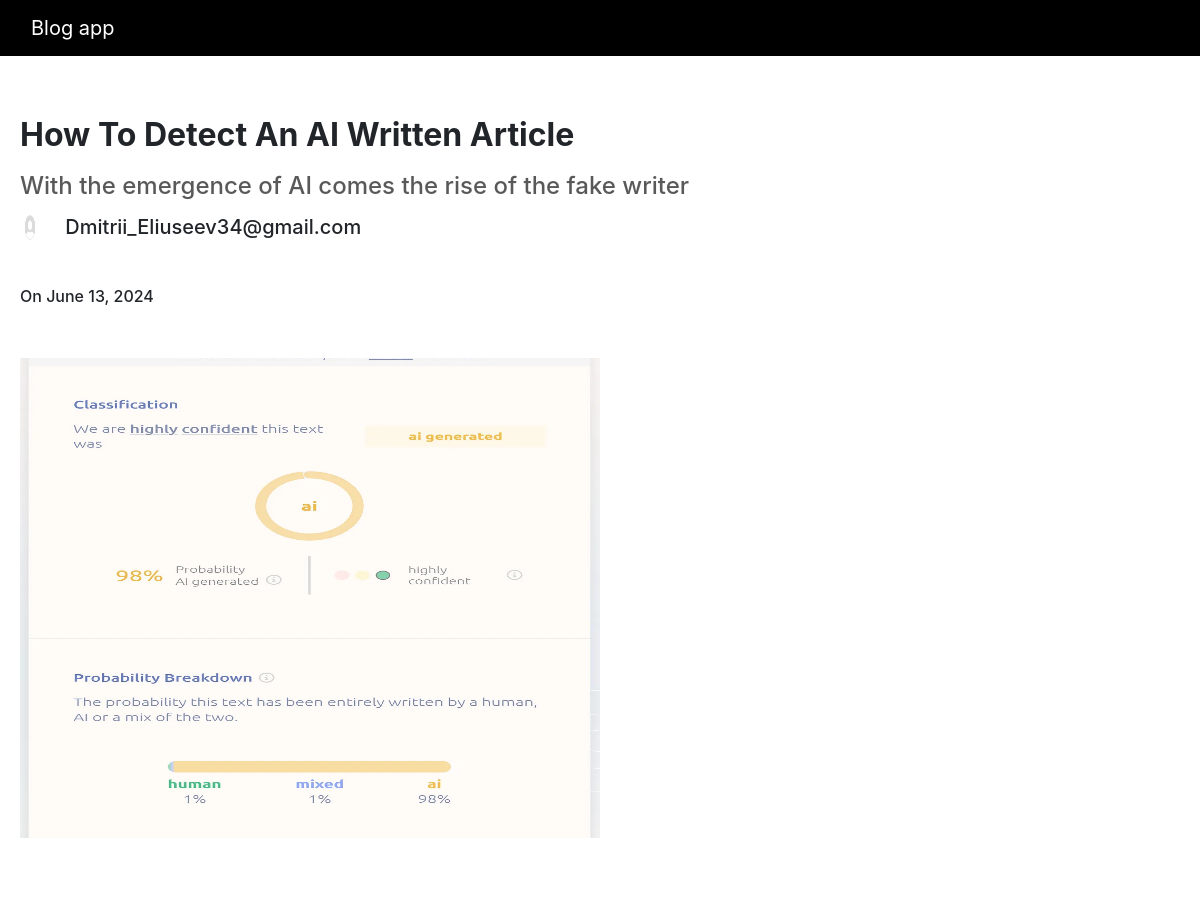
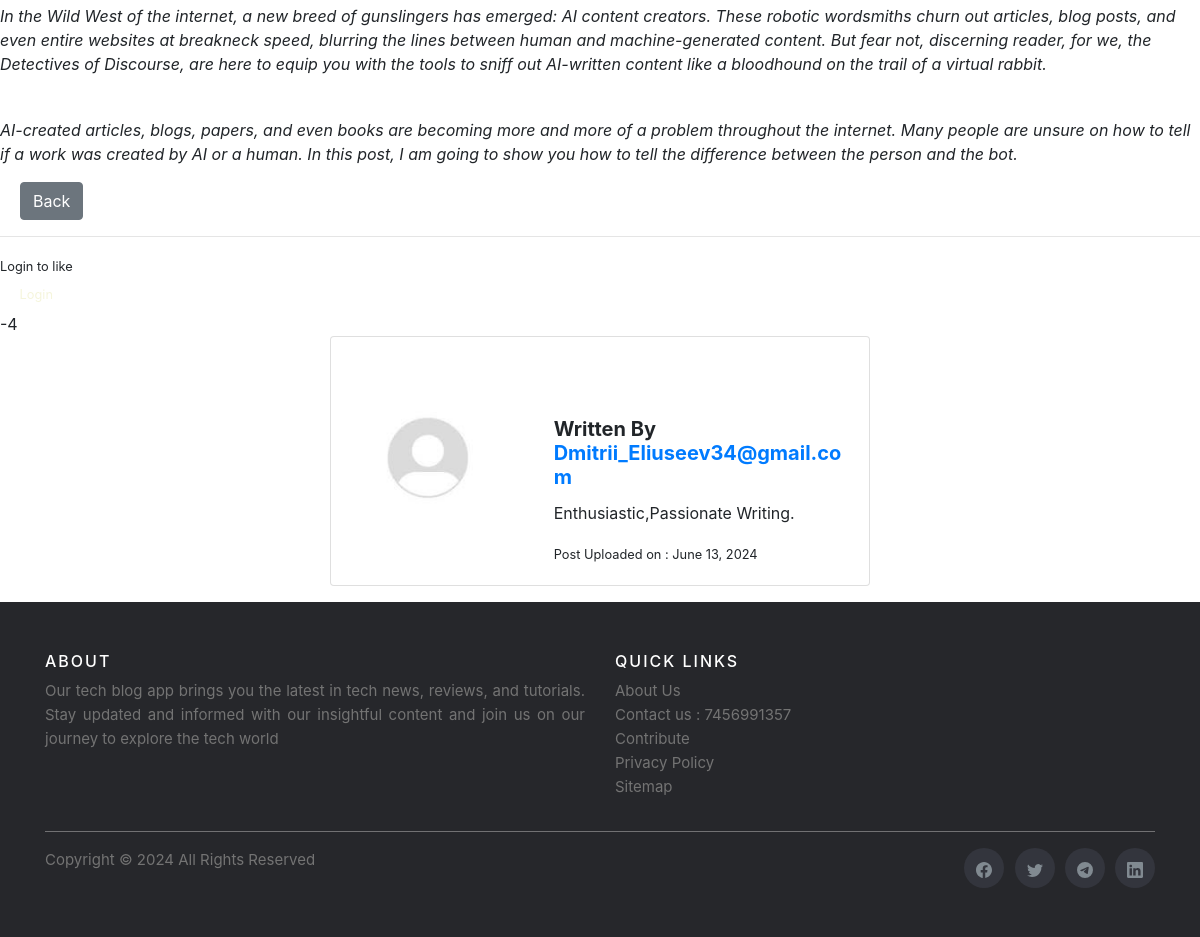
Screenshot of /article/45 with the database file from the repository (2 pictures, top to bottom).
### Blogapp/models.py (models this page shows, shortened)
class Post(models.Model):
    title=models.CharField(max_length=255)
    title_tag=models.CharField(max_length=255)
    header_image=models.ImageField(null=True,blank=True,upload_to="images/")
    author=models.ForeignKey(User,on_delete=models.CASCADE)
    body=HTMLField()
    post_date=models.DateField(auto_now_add=True)
    category=models.CharField(max_length=255,default='Technology')
    likes=models.ManyToManyField(User,related_name='blog_post')
    snippet=models.TextField()
    def total_likes(self):
        return self.likes.count()

class Profile(models.Model):
    user=models.OneToOneField(User,null=True,on_delete=models.CASCADE)
    bio=models.TextField(max_length=255)
    profile_pic=models.ImageField(null=True,blank=True,upload_to="images/profile/")
    facebook=models.CharField(max_length=255,null=True,blank=True)
    Instagram=models.CharField(max_length=255,null=True,blank=True)
    twitter=models.CharField(max_length=255,null=True,blank=True)

### Blogapp/views.py (the view)
# urls.py: path('article/<int:pk>',ArticleDetail.as_view(),name='article_detail'),
class ArticleDetail(DetailView):
    model=Post
    template_name="article_details.html"
    def get_context_data(self, *args,**kwargs):
        like=get_object_or_404(Post,id=self.kwargs['pk'])
        liked=False
        if like.likes.filter(id=self.request.user.id).exists():
            liked=True
        cat_menu=Category.objects.all()
        context= super(ArticleDetail,self).get_context_data(*args,**kwargs)
        context["cat_menu"]=cat_menu
        context['total_likes']=like.total_likes()
        context['liked']=liked
        return context

### Blogapp/templates/article_details.html (shortened to what this page needs)
{% extends 'base.html' %}
{% load static %}
        {% block content %}
           <div id="content_of_post">
                  <h2 style="padding-left: 20px; padding-top: 30px;"><strong>{{post.title}}</strong></h2>
                  <h4 style="padding-left: 20px; padding-top: 10px; color: rgba(10, 9, 9, 0.676);" >{{post.snippet}}</h4>
                  <small>
                  <h5 style="padding-left: 20px; padding-bottom: 30px;">
                     {% if post.author.profile.profile_pic %}
                     <img src="{{post.author.profile.profile_pic.url}}" height="40" width="40" style="border-radius: 50%; ">
                     {% else %}
                     <img src="/static/images/download.jpg" height="40" width="40" style="border-radius: 50%; padding-right: 20px;">
                     {% endif %}
                     {{post.author}}</h5>
                  <h6 style="padding-left: 20px;">On {{post.post_date}} </h6>
                  </small>
                  <br>
                  {% if post.header_image %}
                     <div id="left-image-content">
                     <img src="{{post.header_image.url}}" style=" padding-left:20px; padding-top: 20px;" width="600"  height="500">
                     </div>
                     <div id="right-article-content">
                        <p style="padding-left: 20px; padding-top: 30px;">{{post.body|safe}}</p>
                     </div>
                  {% else %}
                     <p style="padding-left: 20px; padding-top: 30px;">{{post.body}}</p>
                  {% endif %}
                   <a href="{% url 'home' %}"  class ="btn btn-secondary" style="margin-left: 20px;">Back</a>
                  <br>
                  <hr>
                  {% if user.is_authenticated %}
                     <form action="{% url 'postlike' post.pk %}" method="POST" class="like-form">
                        {% csrf_token %}
                        {% if liked %}
                        <button type="submit"  name="post_id" value="{{post.id}}" class="btn btn-danger btn-sm">
                         <svg xmlns="http://www.w3.org/2000/svg" width="16" height="16" fill="currentColor" class="bi bi-hand-thumbs-down" viewBox="0 0 16 16">
                            <path d="M8.864 15.674c-.956.24-1.843-.484-1.908-1.42-.072-1.05-.23-2.015-.428-2.59-.125-.36-.479-1.012-1.04-1.638-.557-.624-1.282-1.179-2.131-1.41C2.685 8.432 2 7.85 2 7V3c0-.845.682-1.464 1.448-1.546 1.07-.113 1.564-.415 2.068-.723l.048-.029c.272-.166.578-.349.97-.484C6.931.08 7.395 0 8 0h3.5c.937 0 1.599.478 1.934 1.064.164.287.254.607.254.913 0 .152-.023.312-.077.464.201.262.38.577.488.9.11.33.172.762.004 1.15.069.13.12.268.159.403.077.27.113.567.113.856s-.036.586-.113.856c-.035.12-.08.244-.138.363.394.571.418 1.2.234 1.733-.206.592-.682 1.1-1.2 1.272-.847.283-1.803.276-2.516.211a10 10 0 0 1-.443-.05 9.36 9.36 0 0 1-.062 4.51c-.138.508-.55.848-1.012.964zM11.5 1H8c-.51 0-.863.068-1.14.163-.281.097-.506.229-.776.393l-.04.025c-.555.338-1.198.73-2.49.868-.333.035-.554.29-.554.55V7c0 .255.226.543.62.65 1.095.3 1.977.997 2.614 1.709.635.71 1.064 1.475 1.238 1.977.243.7.407 1.768.482 2.85.025.362.36.595.667.518l.262-.065c.16-.04.258-.144.288-.255a8.34 8.34 0 0 0-.145-4.726.5.5 0 0 1 .595-.643h.003l.014.004.058.013a9 9 0 0 0 1.036.157c.663.06 1.457.054 2.11-.163.175-.059.45-.301.57-.651.107-.308.087-.67-.266-1.021L12.793 7l.353-.354c.043-.042.105-.14.154-.315.048-.167.075-.37.075-.581s-.027-.414-.075-.581c-.05-.174-.111-.273-.154-.315l-.353-.354.353-.354c.047-.047.109-.176.005-.488a2.2 2.2 0 0 0-.505-.804l-.353-.354.353-.354c.006-.005.041-.05.041-.17a.9.9 0 0 0-.121-.415C12.4 1.272 12.063 1 11.5 1"/>
                          </svg>
                        </button> - {{total_likes}} Likes
                        {% else %}
                           <button type="submit" name="post_id" value="{{post.id}}" class="btn btn-primary btn-sm">
                            <svg xmlns="http://www.w3.org/2000/svg" width="16" height="16" fill="currentColor" class="bi bi-hand-thumbs-up" viewBox="0 0 16 16">
                               <path d="M8.864.046C7.908-.193 7.02.53 6.956 1.466c-.072 1.051-.23 2.016-.428 2.59-.125.36-.479 1.013-1.04 1.639-.557.623-1.282 1.178-2.131 1.41C2.685 7.288 2 7.87 2 8.72v4.001c0 .845.682 1.464 1.448 1.545 1.07.114 1.564.415 2.068.723l.048.03c.272.165.578.348.97.484.397.136.861.217 1.466.217h3.5c.937 0 1.599-.477 1.934-1.064a1.86 1.86 0 0 0 .254-.912c0-.152-.023-.312-.077-.464.201-.263.38-.578.488-.901.11-.33.172-.762.004-1.149.069-.13.12-.269.159-.403.077-.27.113-.568.113-.857 0-.288-.036-.585-.113-.856a2 2 0 0 0-.138-.362 1.9 1.9 0 0 0 .234-1.734c-.206-.592-.682-1.1-1.2-1.272-.847-.282-1.803-.276-2.516-.211a10 10 0 0 0-.443.05 9.4 9.4 0 0 0-.062-4.509A1.38 1.38 0 0 0 9.125.111zM11.5 14.721H8c-.51 0-.863-.069-1.14-.164-.281-.097-.506-.228-.776-.393l-.04-.024c-.555-.339-1.198-.731-2.49-.868-.333-.036-.554-.29-.554-.55V8.72c0-.254.226-.543.62-.65 1.095-.3 1.977-.996 2.614-1.708.635-.71 1.064-1.475 1.238-1.978.243-.7.407-1.768.482-2.85.025-.362.36-.594.667-.518l.262.066c.16.04.258.143.288.255a8.34 8.34 0 0 1-.145 4.725.5.5 0 0 0 .595.644l.003-.001.014-.003.058-.014a9 9 0 0 1 1.036-.157c.663-.06 1.457-.054 2.11.164.175.058.45.3.57.65.107.308.087.67-.266 1.022l-.353.353.353.354c.043.043.105.141.154.315.048.167.075.37.075.581 0 .212-.027.414-.075.582-.05.174-.111.272-.154.315l-.353.353.353.354c.047.047.109.177.005.488a2.2 2.2 0 0 1-.505.805l-.353.353.353.354c.006.005.041.05.041.17a.9.9 0 0 1-.121.416c-.165.288-.503.56-1.066.56z"/>
                             </svg>
                           </button> - {{total_likes}} Likes
                        {% endif %}
                      </form>
                   {% else %}
                       <small>Login to like  <a class="nav-link active" href="{% url 'login' %}" aria-current="page" style="color: beige;" style="text-align: right;">&nbsp;Login</a></small>-{{total_likes}}
                   {% endif %}
                </div>
                <div class="card mb-3 mx-auto" style="max-width: 540px; padding-top: 60px; padding-left: 20px; box-shadow: regular;">
                  <div class="row g-0">
                    <div class="col-md-4">
                     {% if post.author.profile.profile_pic %}
                       <img src="{{post.author.profile.profile_pic.url}}" class="img-fluid rounded-start" alt="...">
                     {% else %}
                       <img src="/static/images/download.jpg" class="img-fluid rounded-start" alt="...">
                     {% endif %}
                     </div>
                    <div class="col-md-8">
                      <div class="card-body">
                        <h5 class="card-title" style="padding-top: 0;"><strong>Written By <a href="{% url 'Profile_page' post.author.profile.id%}">{{post.author}}</a></strong></h5>
                        <p class="card-text">{{post.author.profile.bio}}</p>
                        <p class="card-text"><small class="text-body-secondary">Post Uploaded on : {{post.post_date}}</small></p>
                      </div>
                    </div>
                  </div>
         </div>
   {% endblock %}

### Blogapp/templates/base.html (shortened to what this page needs)
<!doctype html>
<html lang="en">
  <head>
    {% load static %}
    <link rel="stylesheet" href="{% static 'css/style.css' %}">
    <link rel="stylesheet" href="https://cdn.jsdelivr.net/npm/bootstrap@4.4.1/dist/css/bootstrap.min.css">
  </head>
  <body>
    <nav class="navbar navbar-expand-lg bg-body-tertiary" style="background-color: black;">
        <div class="container-fluid">
          <a class="navbar-brand" style="color: white;">Blog app</a>
      </div>
      </nav>
    {% block content %}
    {% endblock %}
    <footer class="site-footer">
      <div class="container">
        <div class="row">
          <div class="col-sm-12 col-md-6">
            <h6>About</h6>
            <p class="text-justify">Our tech blog app brings you the latest in tech news, reviews, and tutorials. Stay updated and informed with our insightful content and join us on our journey to explore the tech world</p>
          </div>
          <div class="col-xs-6 col-md-3">
            <h6>Quick Links</h6>
            <ul class="footer-links">
              <li><a href="{% url 'about_us' %}">About Us</a></li>
              <li>Contact us : 7456991357</li>
              <li><a href="#">Contribute</a></li>
              <li><a href=#>Privacy Policy</a></li>
              <li><a href=#>Sitemap</a></li>
            </ul>
          </div>
        </div>
        <hr>
      </div>
      <div class="container">
        <div class="row">
          <div class="col-md-8 col-sm-6 col-xs-12">
            <p class="copyright-text">Copyright &copy; 2024 All Rights Reserved
            </p>
          </div>
          <div class="col-md-4 col-sm-6 col-xs-12">
            <ul class="social-icons">
              <li><a class="facebook" href="#"></a></li>
              <li><a class="twitter" href="https://x.com/aartipokhrel05"></a></li>
              <li><a class="dribbble" href="#"></a></li>
              <li><a class="linkedin" href="https://www.linkedin.com/in/aarti-sharma-71983b2a1/"></a></li>
            </ul>
          </div>
        </div>
      </div>
</footer>
  </body>
</html>

### static/css/style.css (style rules this page uses)
html, body { margin:0; padding: 0; height: 100%; width: 100%; }
body { display: flex; flex-direction: column; min-height: 100vh; }
html { scroll-behavior: smooth; }
#home-content h1,h3 { color: white; padding-left: 30px; }
.site-footer { background-color:#26272b; padding:45px 0px; font-size:15px; line-height:24px; color:#737373; flex-shrink: 0; }
.site-footer hr { border-top-color:#bbb; opacity:0.5 }
.site-footer h6 { color:#fff; font-size:16px; text-transform:uppercase; margin-top:5px; letter-spacing:2px }
.site-footer a { color:#737373; }
.footer-links { padding-left:0; list-style:none }
.footer-links li { display:block }
.footer-links a { color:#737373 }
.site-footer .social-icons { text-align:right }
.site-footer .social-icons a { width:40px; height:40px; line-height:40px; margin-left:6px; margin-right:0; border-radius:100%; background-color:#33353d }
.copyright-text { margin:0 }
.social-icons { padding-left:0; margin-bottom:0; list-style:none }
.social-icons li { display:inline-block; margin-bottom:4px }
.social-icons a { background-color:#eceeef; color:#818a91; font-size:16px; display:inline-block; line-height:44px; width:44px; height:44px; text-align:center; margin-right:8px; border-radius:100%; -webkit-transition:all .2s linear; -o-transition:all .2s linear; transition:all .2s linear }
#content_of_post { margin-top: 10px; padding-top: 20px; align-items: center; }

### rows the page displays
Post: title "How To Detect An AI Written Article", snippet "With the emergence of AI comes the rise of the fake writer", author "Dmitrii_Eliuseev34@gmail.com", post_date "June 13, 2024", header_image (picture), body "In the Wild West of the internet, a new breed of gunslingers has emerged: AI content creators. These robotic wordsmiths churn out articles, blog posts, and even entire websites at breakneck speed, blurring the lines between human and machine-generated content. But fear not, discerning reader, for we, the Detectives of Discourse, are here to equip you with the tools to sniff out AI-written content like a bloodhound on the trail of a virtual rabbit. AI-created articles, blogs, papers, and even books are becoming more and more of a problem throughout the internet. Many people are unsure on how to tell if a work was created by AI or a human. In this post, I am going to show you how to tell the…", author.profile.bio "Enthusiastic,Passionate Writing."

### other values shown
{{ total_likes }} "4"
